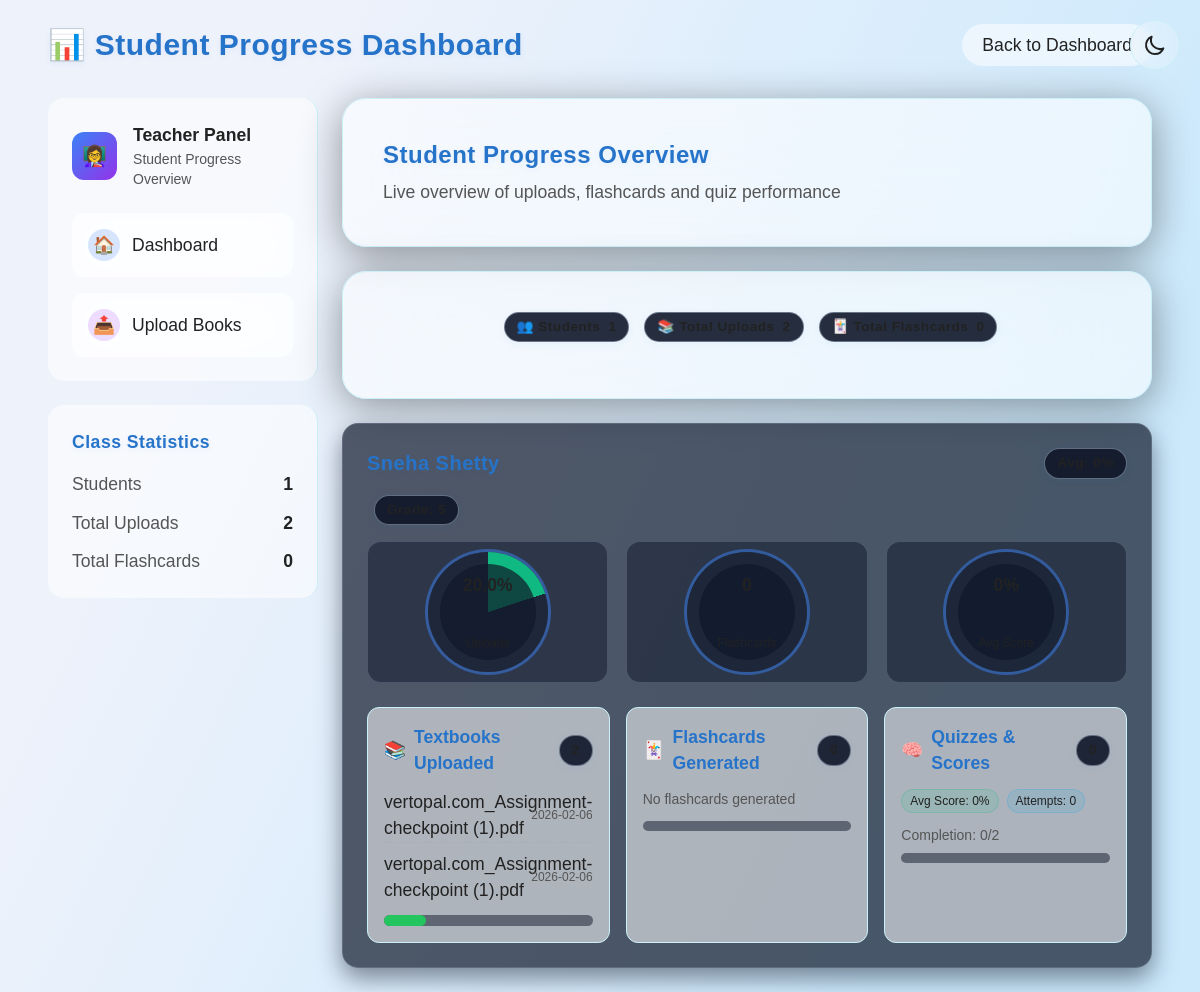
The page /student_progress?student_id=5 (signed in) on the database as committed earlier.
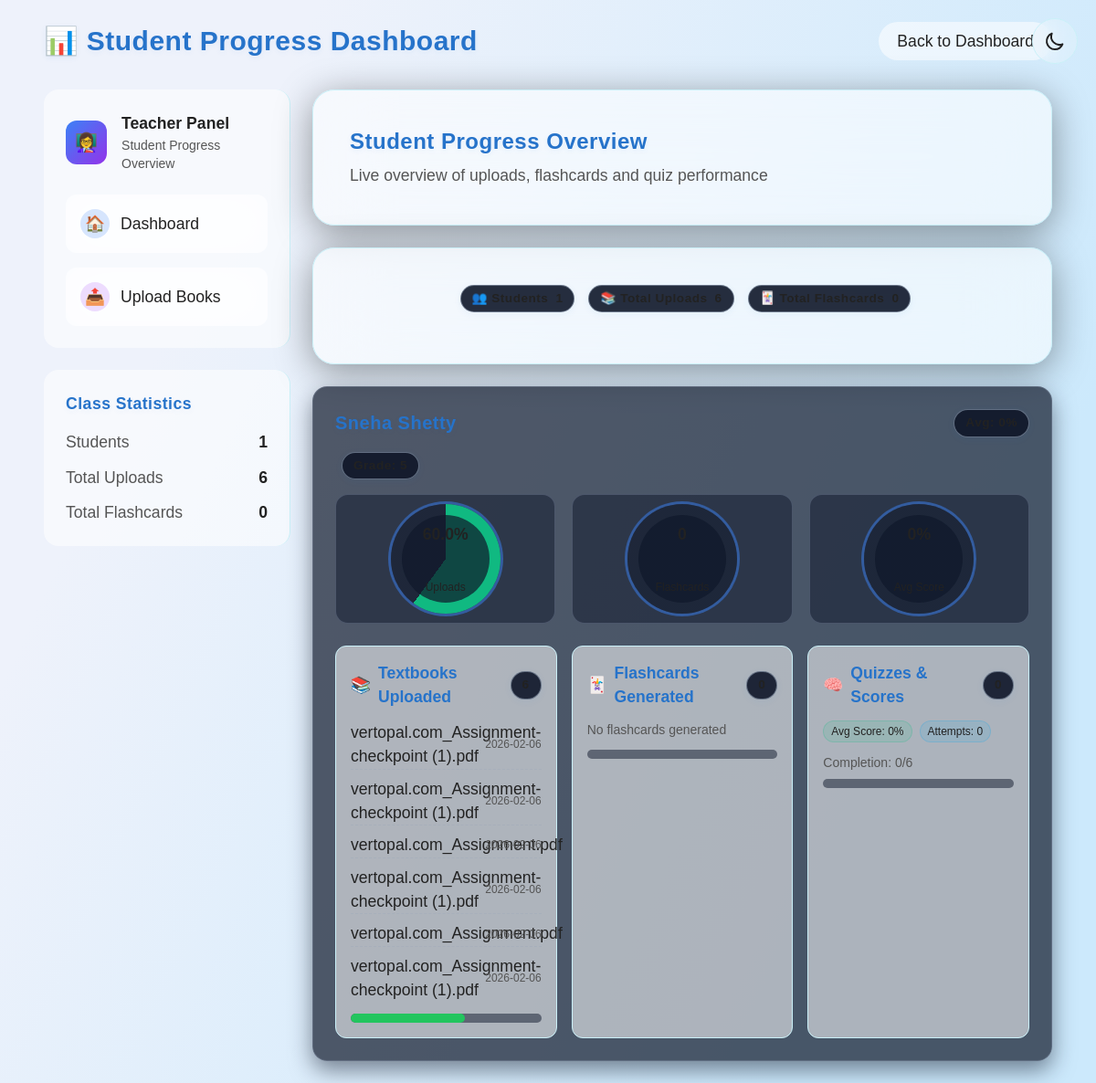
The same page on the database as committed later.
### tables this page shows
CREATE TABLE uploads (
        id INTEGER PRIMARY KEY AUTOINCREMENT,
        student_id INTEGER,
        filename TEXT,
        uploaded_at TEXT,
        FOREIGN KEY(student_id) REFERENCES students(id)
    );

### app.py (the view)
@app.route("/student_progress")
@login_required(role="teacher")
def student_progress():
    conn = get_db()
    cur = conn.cursor()
    filter_id = request.args.get("student_id")
    if filter_id:
        cur.execute("SELECT * FROM students WHERE id = ?", (filter_id,))
    else:
        cur.execute("SELECT * FROM students")
    students = cur.fetchall()
    progress_data = []
    for student in students:
        student_id = student["id"]
        cur.execute("SELECT * FROM uploads WHERE student_id = ?", (student_id,))
        uploads = cur.fetchall()
        total_uploads = len(uploads)
        cur.execute("SELECT * FROM flashcards WHERE student_id = ?", (student_id,))
        flashcards = cur.fetchall()
        total_flashcards = sum(f['num_flashcards'] for f in flashcards)
        cur.execute("SELECT * FROM quiz_attempts WHERE student_id = ?", (student_id,))
        quizzes = cur.fetchall()
        total_quizzes = len(quizzes)
        avg_score = round(sum(q['score'] for q in quizzes) / total_quizzes, 2) if total_quizzes else 0
        completion_rate = f"{total_quizzes}/{total_uploads}" if total_uploads else "0/0"
        num_audiobooks = len([u for u in uploads if u['filename'].endswith('.mp3')])
        progress_data.append({
            "student": student,
            "uploads": uploads,
            "total_uploads": total_uploads,
            "flashcards": flashcards,
            "total_flashcards": total_flashcards,
            "quizzes": quizzes,
            "total_quizzes": total_quizzes,
            "avg_score": avg_score,
            "completion_rate": completion_rate,
            "num_audiobooks": num_audiobooks
        })
    conn.close()
    return render_template("student_progress.html", progress_data=progress_data, filter_id=filter_id)

### app.py (called while the page is built)
def get_db():
    conn = sqlite3.connect(DB)
    conn.row_factory = sqlite3.Row
    return conn

def login_required(role=None):
    def decorator(f):
        @wraps(f)
        def wrapped(*args, **kwargs):
            user = session.get("user")
            if not user:
                flash("Please log in first.")
                return redirect(url_for("index"))
            if role and user.get("role") != role:
                flash(f"Access restricted to {role}s only.")
                return redirect(url_for("index"))
            return f(*args, **kwargs)
        return wrapped
    return decorator

### templates/student_progress.html (shortened to what this page needs)
{% extends "base.html" %}
{% block body_class %}relative min-h-screen bg-[radial-gradient(ellipse_at_center,_var(--tw-gradient-stops))] from-gray-950 via-[#0a0d21] to-[#020410] text-white{% endblock %}
{% block content %}
    <div class="fixed-background">
    </div>
    <div class="max-w-6xl mx-auto p-4 md:p-6 relative z-10">
        <div class="flex justify-between items-center mb-8 fade-up">
            <h1 class="text-2xl md:text-3xl font-bold">📊 Student Progress Dashboard</h1>
            <a href="{{ url_for('teacher_dashboard') }}" class="bg-white/10 hover:bg-white/20 rounded-full px-5 py-2 transition-all">
                Back to Dashboard
            </a>
        </div>
        <div class="flex flex-col lg:flex-row gap-6">
            <div class="w-full lg:w-1/4 fade-up">
                <div class="bg-white/5 backdrop-blur-xl border-r border-white/10 rounded-2xl p-6 mb-6">
                    <div class="flex items-center gap-4 mb-6">
                        <div class="w-12 h-12 rounded-xl bg-gradient-to-br from-blue-500 to-purple-600 flex items-center justify-center">
                            <span class="text-xl">👩‍🏫</span>
                        </div>
                        <div>
                            <div class="font-bold">Teacher Panel</div>
                            <div class="text-gray-400 text-sm">Student Progress Overview</div>
                        </div>
                    </div>
                    <div class="space-y-4">
                        <a href="{{ url_for('teacher_dashboard') }}" class="block bg-white/10 backdrop-blur-xl rounded-xl p-4 hover:bg-white/20 transition-all duration-300 hover:scale-[1.02]">
                            <div class="flex items-center gap-3">
                                <div class="w-8 h-8 rounded-full bg-blue-500/20 flex items-center justify-center">
                                    <span>🏠</span>
                                </div>
                                <span>Dashboard</span>
                            </div>
                        </a>
                        <a href="{{ url_for('upload_books') }}" class="block bg-white/10 backdrop-blur-xl rounded-xl p-4 hover:bg-white/20 transition-all duration-300 hover:scale-[1.02]">
                            <div class="flex items-center gap-3">
                                <div class="w-8 h-8 rounded-full bg-purple-500/20 flex items-center justify-center">
                                    <span>📤</span>
                                </div>
                                <span>Upload Books</span>
                            </div>
                        </a>
                    </div>
                </div>
                <div class="bg-white/5 backdrop-blur-xl border-r border-white/10 rounded-2xl p-6">
                    <h3 class="font-bold mb-4">Class Statistics</h3>
                    <div class="space-y-3">
                        <div class="flex justify-between">
                            <span class="text-gray-300">Students</span>
                            <span class="font-bold">{{ progress_data|length }}</span>
                        </div>
                        <div class="flex justify-between">
                            <span class="text-gray-300">Total Uploads</span>
                            <span class="font-bold">{{ progress_data|sum(attribute='total_uploads') }}</span>
                        </div>
                        <div class="flex justify-between">
                            <span class="text-gray-300">Total Flashcards</span>
                            <span class="font-bold">{{ progress_data|sum(attribute='total_flashcards') }}</span>
                        </div>
                    </div>
                </div>
            </div>
            <div class="w-full lg:w-3/4">
                <div class="bg-white/10 backdrop-blur-2xl border border-white/10 shadow-[0_8px_40px_rgba(0,0,0,0.4)] rounded-3xl p-8 md:p-10 mb-6 fade-up-delay-1">
                    <h2 class="text-xl md:text-2xl font-bold mb-2">Student Progress Overview</h2>
                    <p class="text-gray-300">Live overview of uploads, flashcards and quiz performance</p>
                </div>
                <div class="bg-white/10 backdrop-blur-2xl border border-white/10 shadow-[0_8px_40px_rgba(0,0,0,0.4)] rounded-3xl p-8 md:p-10 mb-6 fade-up-delay-1">
                    <div class="flex flex-wrap gap-2 justify-center mb-4">
                        <div class="badge"><span>👥 Students</span><span class="ml-2 font-bold">{{ progress_data|length }}</span></div>
                        <div class="badge"><span>📚 Total Uploads</span><span class="ml-2 font-bold">{{ progress_data|sum(attribute='total_uploads') }}</span></div>
                        <div class="badge"><span>🃏 Total Flashcards</span><span class="ml-2 font-bold">{{ progress_data|sum(attribute='total_flashcards') }}</span></div>
                    </div>
                </div>
                <div class="space-y-6">
                    {% for p in progress_data %}
                    <div class="card rounded-2xl fade-up">
                        <div class="p-6">
                            <div class="flex justify-between items-center mb-4">
                                <h3 class="text-xl font-bold">{{ p.student.name }}</h3>
                                <div class="badge">Avg: {{ p.avg_score }}%</div>
                            </div>
                            <div class="flex items-center gap-2 mb-4">
                                <span class="badge">Grade: {{ p.student.grade or '-' }}</span>
                            </div>
                            <div class="ring-grid mb-6">
                                <div class="ring-card">
                                    <div class="ring" style="--p: {{ (p.total_uploads/10*100)|round(1) }}; --ring-color: #10b981;">
                                        <div class="label">{{ (p.total_uploads/10*100)|round(0) }}%</div>
                                        <div class="sub">Uploads</div>
                                    </div>
                                </div>
                                <div class="ring-card">
                                    <div class="ring" style="--p: {{ (p.total_flashcards/20*100)|round(1) }}; --ring-color: #0ea5e9;">
                                        <div class="label">{{ p.total_flashcards }}</div>
                                        <div class="sub">Flashcards</div>
                                    </div>
                                </div>
                                <div class="ring-card">
                                    <div class="ring" style="--p: {{ (p.avg_score)|round(1) }}; --ring-color: #d946ef;">
                                        <div class="label">{{ p.avg_score }}%</div>
                                        <div class="sub">Avg Score</div>
                                    </div>
                                </div>
                            </div>
                            <div class="grid grid-cols-1 md:grid-cols-3 gap-4">
                                <div class="bg-white/5 border border-white/10 rounded-xl p-4">
                                    <h4 class="section-title mb-3 flex items-center gap-2">
                                        <span>📚</span> Textbooks Uploaded
                                        <span class="badge">{{ p.total_uploads }}</span>
                                    </h4>
                                    <ul class="space-y-2 mb-3">
                                        {% for u in p.uploads %}
                                        <li class="list-group-item flex justify-between items-center">
                                            <span class="text-truncate" style="max-width:70%">{{ u.filename }}</span>
                                            <small class="text-gray-400 text-xs">
                                                {% if u.uploaded_at %}
                                                    {{ u.uploaded_at.split('T')[0] if 'T' in u.uploaded_at else u.uploaded_at[:10] }}
                                                {% else %}
                                                    Unknown date
                                                {% endif %}
                                            </small>
                                        </li>
                                        {% endfor %}
                                    </ul>
                                    <div class="progress" title="Uploads">
                                        <div class="progress-bar bg-green-500 width-style" role="progressbar" style="--width-value: {{ (p.total_uploads/10)*100 }}%" aria-valuenow="{{ p.total_uploads }}" aria-valuemin="0" aria-valuemax="10"></div>
                                    </div>
                                </div>
                                <div class="bg-white/5 border border-white/10 rounded-xl p-4">
                                    <h4 class="section-title mb-3 flex items-center gap-2">
                                        <span>🃏</span> Flashcards Generated
                                        <span class="badge">{{ p.total_flashcards }}</span>
                                    </h4>
                                    <ul class="space-y-2 mb-3">
                                        {% if p.flashcards|length == 0 %}
                                        <li class="text-gray-400 text-sm">No flashcards generated</li>
                                        {% endif %}
                                    </ul>
                                    <div class="progress" title="Flashcards">
                                    </div>
                                </div>
                                <div class="bg-white/5 border border-white/10 rounded-xl p-4">
                                    <h4 class="section-title mb-3 flex items-center gap-2">
                                        <span>🧠</span> Quizzes & Scores
                                        <span class="badge">{{ p.total_quizzes }}</span>
                                    </h4>
                                    <div class="flex items-center gap-2 mb-3">
                                        <span class="badge-soft">Avg Score: {{ p.avg_score }}%</span>
                                        <span class="badge-soft-info">Attempts: {{ p.total_quizzes }}</span>
                                    </div>
                                    <div class="text-gray-400 text-sm mb-2">Completion: {{ p.completion_rate }}</div>
                                    <div class="progress" title="Quizzes">
                                    </div>
                                </div>
                            </div>
                        </div>
                    </div>
                    {% endfor %}
                </div>
            </div>
        </div>
    </div>
{% endblock %}

### templates/base.html (shortened to what this page needs)
<!DOCTYPE html>
<html lang="en">
<head>
  <script src="https://cdn.tailwindcss.com"></script>
  <link rel="stylesheet" href="{{ url_for('static', filename='styles.css') }}">
</head>
<body class="{% block body_class %}relative h-screen bg-[#020410] text-white overflow-hidden{% endblock %}">
  <button id="theme-toggle" class="theme-toggle">
  </button>
  {% block content %}{% endblock %}
</body>
</html>

### templates/student_progress.html (style rules this page uses)
.fade-up { animation: fadeUp 0.8s ease-out forwards; }
.fade-up-delay-1 { animation-delay: 0.2s; }
.fixed-background { position: fixed; top: 0; left: 0; width: 100vw; height: 100vh; z-index: -1; }
.card { background: rgba(15, 23, 42, 0.7); border: 1px solid rgba(148, 163, 184, 0.3); box-shadow: 0 10px 25px rgba(15, 23, 42, 0.5); transition: transform 0.3s ease, box-shadow 0.3s ease; }
.badge { display: inline-flex; align-items: center; padding: 4px 12px; border-radius: 999px; background: rgba(15, 23, 42, 0.9); color: #e5f2ff; border: 1px solid rgba(148, 163, 184, 0.6); font-size: 0.85rem; font-weight: 600; }
.ring-grid { display: grid; grid-template-columns: repeat(3, minmax(120px, 1fr)); gap: 18px; margin: 14px 0 6px 0; }
.ring { position: relative; width: 120px; aspect-ratio: 1/1; border-radius: 50%; background: conic-gradient(var(--ring-color) calc(var(--p) * 1%), rgba(15, 23, 42, 0.5) 0); display: grid; place-items: center; margin: auto; }
.ring::after { content: ""; position: absolute; inset: 12px; background: rgba(15, 23, 42, 0.7); border-radius: 50%; }
.ring .label { position: relative; z-index: 1; font-weight: 800; color: #e5f2ff; }
.ring .sub { position: relative; z-index: 1; font-size: 0.75rem; color: #94a3b8; margin-top: -6px; }
.ring-card { border: 1px solid rgba(148, 163, 184, 0.3); border-radius: 14px; padding: 10px; text-align: center; background: rgba(15, 23, 42, 0.5); }
.section-title { font-weight: 800; color: #e5f2ff; }
.list-group-item { border: 0; border-bottom: 1px dashed rgba(148, 163, 184, 0.3); background: transparent; color: #cbd5e1; }
.list-group-item:last-child { border-bottom: 0; }
.progress { height: 0.65rem; background: rgba(15, 23, 42, 0.5); border-radius: 999px; overflow: hidden; }
.progress-bar { height: 100%; border-radius: 999px; }
.badge-soft { background: rgba(16, 185, 129, 0.12); color: #6ee7b7; border: 1px solid rgba(16, 185, 129, 0.2); border-radius: 999px; padding: 2px 8px; font-size: 0.75rem; }
.badge-soft-info { background: rgba(14, 165, 233, 0.12); color: #7dd3fc; border: 1px solid rgba(14, 165, 233, 0.2); border-radius: 999px; padding: 2px 8px; font-size: 0.75rem; }
.width-style { width: var(--width-value); }

Rows that differ between the two databases and show on the page:
shown differently, row unchanged: uploads (number 1 of 6 on the later page): moves from the list under "20.0" to the list under "60.0"
shown differently, row unchanged: uploads (number 2 of 6 on the later page): moves from the list under "20.0" to the list under "60.0"
added uploads: filename "vertopal.com_Assignment.pdf", uploaded_at "2026-02-06", shown under "60.0"
added uploads: filename "vertopal.com_Assignment-checkpoint (1).pdf", uploaded_at "2026-02-06", shown under "60.0"
added uploads: filename "vertopal.com_Assignment.pdf", uploaded_at "2026-02-06", shown under "60.0"
added uploads: filename "vertopal.com_Assignment-checkpoint (1).pdf", uploaded_at "2026-02-06", shown under "60.0"
Other text that changed with them:
{{ progress_data|sum(attribute='total_uploads') }}: "2" → "6"
new list line: "60.0 % Uploads Textbooks Uploaded Flashcards Generated No flashcards generated Quizzes & Scores Avg Score: 0 % Attempts: 0 Completion: 0/6"
list line gone: "20.0 % Textbooks Uploaded Flashcards Generated No flashcards generated Quizzes & Scores Avg Score: 0 % Attempts: 0 Completion: 0/2"
